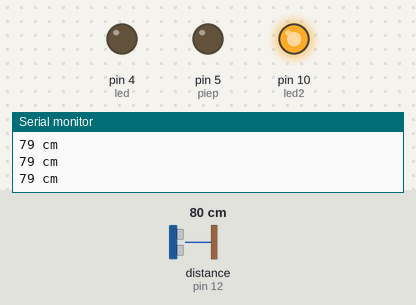
This sketch was run on a simulated Arduino Uno, built with avr-gcc and run on an emulated ATmega328P. On the bench: output pins drawn as LEDs (lit = HIGH), the last lines printed to the serial monitor. Wiring (inferred from the names in the program): ultrasonic range finder: trigger pin 13; echo pin 12. The inputs (shaded band) are chosen by the test bench; at power-on: distance to the obstacle (sensor on pin 12) 80 cm. The echo pulse lasts 58.3 µs per cm; pins used as bus, display or sensor lines are not drawn.

Above: at 1.3 s.
1.4 s: distance to the obstacle (sensor on pin 12) set to 54 cm
2.9 s: distance to the obstacle (sensor on pin 12) set to 45 cm
At 3.43 s:
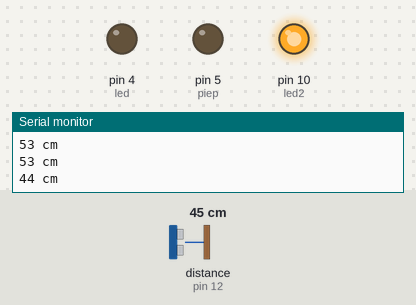
5.9 s: distance to the obstacle (sensor on pin 12) set to 60 cm
At 7.0 s:
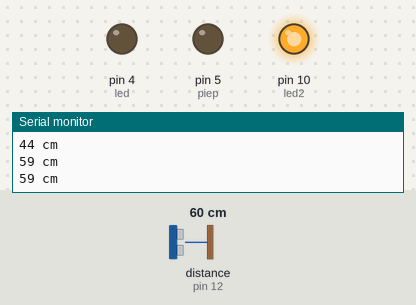
7.4 s: distance to the obstacle (sensor on pin 12) set to 2 cm
At 7.95 s:
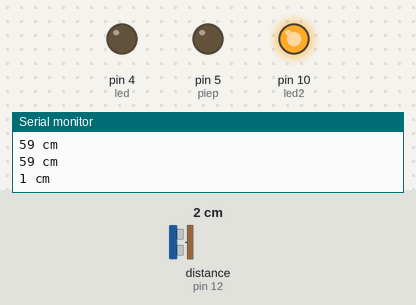
Timing chart, 0 to 11.4 s (numbered marks = the images above; inputs shaded):
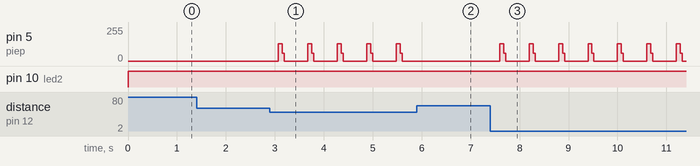

Measured:
- after the input at 2.9 s, pin 5 (piep): 0/255 → 129/255 after 0.17 s, then repeats every 0.60 s: 60/255 0.04 s, 0/255 0.48 s, 129/255 0.08 s
- after the input at 5.9 s, pin 5 (piep): stops changing and stays 0/255
- after the input at 7.4 s, pin 5 (piep): 0/255 → 129/255 after 0.20 s, then repeats every 0.60 s: 60/255 0.04 s, 0/255 0.48 s, 129/255 0.08 s

The sketch:

Alarmanlage.ino
```cpp
/*
HC-SR04 Ping distance sensor]
VCC to arduino 5v GND to arduino GND
Echo to Arduino pin 13 Trig to Arduino pin 12
Red POS to Arduino pin 11
Green POS to Arduino pin 10
560 ohm resistor to both LED NEG and GRD power rail
More info at: http://goo.gl/kJ8Gl
Original code improvements to the Ping sketch sourced from Trollmaker.com
Some code and wiring inspired by http://en.wikiversity.org/wiki/User:Dstaub/robotcar
*/

#define trigPin 13
#define echoPin 12
#define piep 5
#define led2 10
#define led 4

void setup() {
  Serial.begin (9600);
  pinMode(trigPin, OUTPUT);
  pinMode(echoPin, INPUT);
  pinMode(led, OUTPUT);
  pinMode(led2, OUTPUT);
  pinMode(piep, OUTPUT);
}

void loop() {
  long duration, distance;
  digitalWrite(trigPin, LOW);  // Added this line
  delayMicroseconds(2); // Added this line
  digitalWrite(trigPin, HIGH);
//  delayMicroseconds(1000); - Removed this line
  delayMicroseconds(10); // Added this line
  digitalWrite(trigPin, LOW);
  duration = pulseIn(echoPin, HIGH);
  distance = (duration/2) / 29.1;
  if (distance < 50) {  // This is where the LED On/Off happens
    for (int i=0;i<100;i++)
    {
      digitalWrite(piep, HIGH);   // turn the LED on (HIGH is the voltage level)
      delayMicroseconds(i*10);              // wait for a second
      digitalWrite(piep, LOW);    // turn the LED off by making the voltage LOW
      delayMicroseconds(i*10);              // wait for a second
    }
}
  else {
    digitalWrite(led,LOW);
    digitalWrite(led2,HIGH);
  }
  if (distance >= 200 || distance <= 0){
    Serial.println("Out of range");
  }
  else {
    Serial.print(distance);
    Serial.println(" cm");
  }
  delay(500);
}
```
